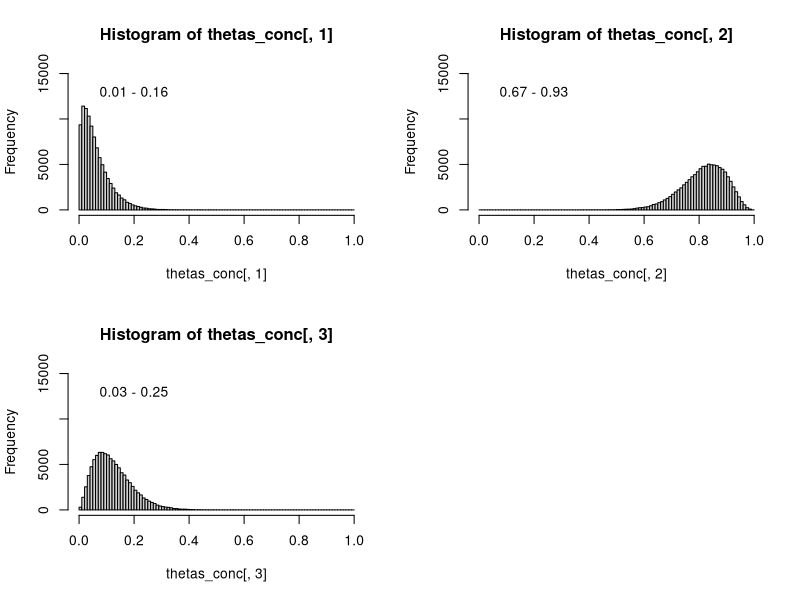

Write R code to recreate this figure.
# 
# n <- 1e5
# 
# thetas_baseline <- gtools::rdirichlet(n, c(95, 3, 1, 1));
# 
# 
# omega_thetas <- abs(rnorm(n, 0, 0.05))
# 
# alphas = thetas_baseline / omega_thetas + c(1,1,1,1)
# 
# 
# thetas_idio <- lapply(1:nrow(alphas), function(i){gtools::rdirichlet(1, alphas[i,])})
# thetas_idio <- do.call(rbind, thetas_idio)
# 
# par(mfrow=c(2,2))
# hist(thetas_baseline[,1], xlim = c(0,1), breaks = seq(0,1,0.01))
# hist(thetas_baseline[,2], xlim = c(0,1), breaks = seq(0,1,0.01))
# hist(thetas_baseline[,3], xlim = c(0,1), breaks = seq(0,1,0.01))
# hist(thetas_baseline[,4], xlim = c(0,1), breaks = seq(0,1,0.01))
# 
# par(mfrow=c(2,2))
# hist(thetas_idio[,1], xlim = c(0,1), ylim = c(0, 15000), breaks = seq(0,1,0.01))
# text(x = 0.2, y = 13000, labels = paste(round(quantile(thetas_idio[,1], c(0.05, 0.95)), 1), collapse =' - '))
# hist(thetas_idio[,2], xlim = c(0,1), ylim = c(0, 15000), breaks = seq(0,1,0.01))
# text(x = 0.2, y = 13000, labels = paste(round(quantile(thetas_idio[,2], c(0.05, 0.95)), 1), collapse =' - '))
# hist(thetas_idio[,3], xlim = c(0,1), ylim = c(0, 15000), breaks = seq(0,1,0.01))
# text(x = 0.2, y = 13000, labels = paste(round(quantile(thetas_idio[,3], c(0.05, 0.95)), 1), collapse =' - '))
# hist(thetas_idio[,4], xlim = c(0,1), ylim = c(0, 15000), breaks = seq(0,1,0.01))
# text(x = 0.2, y = 13000, labels = paste(round(quantile(thetas_idio[,4], c(0.05, 0.95)), 1), collapse =' - '))
# 
# 
# 

n <- 1e5
thetas_baseline <- c(2, 100, 10)
omega_thetas <- 6
alphas = thetas_baseline / omega_thetas + c(1, 1, 1)
thetas_conc <- gtools::rdirichlet(n, alphas)

par(mfrow=c(2,2))
hist(thetas_conc[,1], xlim = c(0,1), ylim = c(0, 15000), breaks = seq(0,1,0.01))
text(x = 0.2, y = 13000, labels = paste(round(quantile(thetas_conc[,1], c(0.05, 0.95)), 2), collapse =' - '))
hist(thetas_conc[,2], xlim = c(0,1), ylim = c(0, 15000), breaks = seq(0,1,0.01))
text(x = 0.2, y = 13000, labels = paste(round(quantile(thetas_conc[,2], c(0.05, 0.95)), 2), collapse =' - '))
hist(thetas_conc[,3], xlim = c(0,1), ylim = c(0, 15000), breaks = seq(0,1,0.01))
text(x = 0.2, y = 13000, labels = paste(round(quantile(thetas_conc[,3], c(0.05, 0.95)), 2), collapse =' - '))

# hist(thetas_idio[,4], xlim = c(0,1), ylim = c(0, 15000), breaks = seq(0,1,0.01))
# text(x = 0.2, y = 13000, labels = paste(round(quantile(thetas_idio[,4], c(0.05, 0.95)), 2), collapse =' - '))
